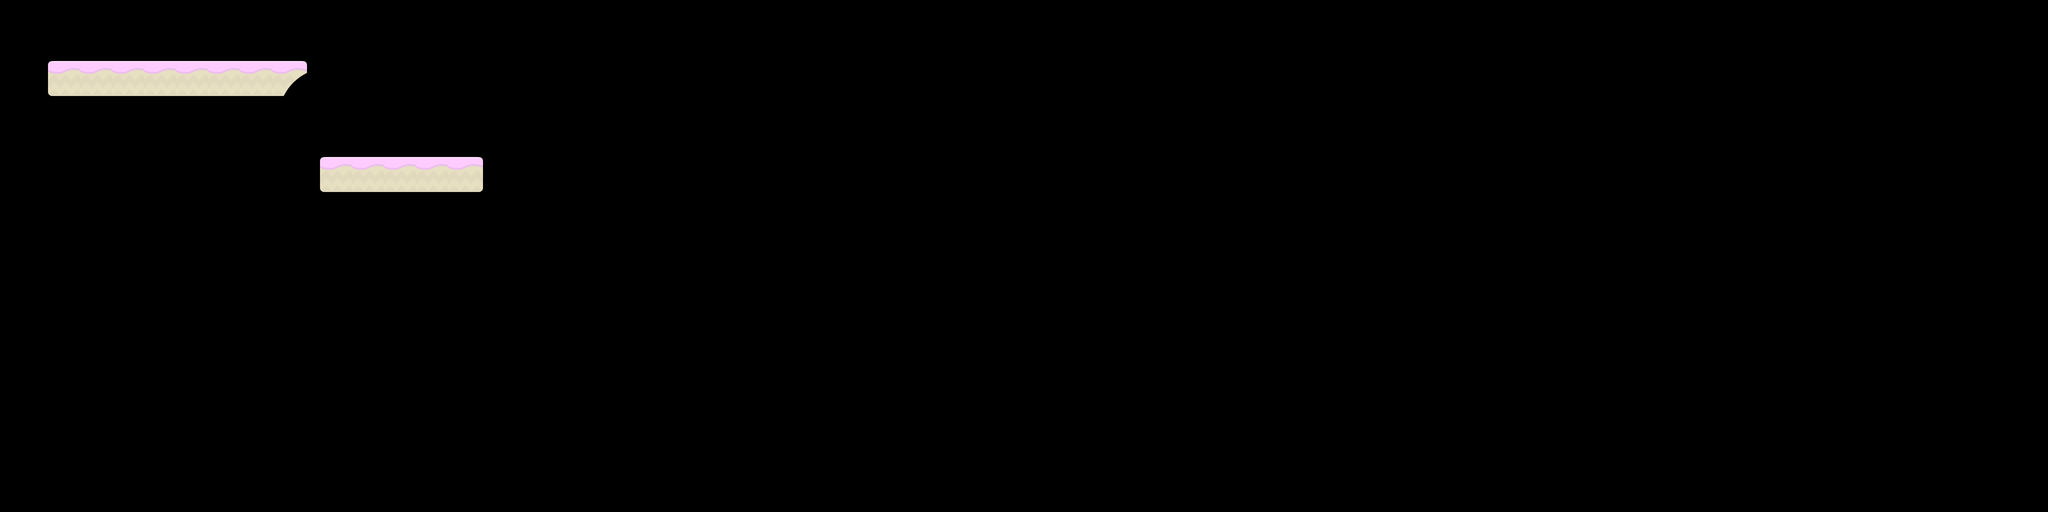

Below is a game level as drawn by its tile map, then a one-line description and the .tmx that defines it (tile-layer data replaced by summaries):
An orthogonal 128x32 tile map with 32x32 px tiles, 1 tile layer (Tile Layer 1), 2 tilesets and 2 objects (2x icecream).

<map version="1.0" orientation="orthogonal" renderorder="right-down" width="128" height="32" tilewidth="32" tileheight="32" nextobjectid="7">
 <tileset firstgid="1" name="sheet" tilewidth="64" tileheight="64" tilecount="105" columns="15">
  <image source="sheet.png" width="980" height="490" />
 </tileset>
 <tileset firstgid="106" name="sheet" tilewidth="70" tileheight="70" tilecount="98" columns="14">
  <image source="sheet.png" width="980" height="490" />
 </tileset>
 <layer name="Tile Layer 1" width="128" height="32">
  <data>[4096 cells, 13 non-empty, 4 distinct tile ids]</data>
 </layer>
 <objectgroup name="Object Layer 1">
  <object id="1" name="cone" type="icecream" gid="191" x="891" y="319" width="70" height="70" />
  <object id="5" name="cream" type="icecream" gid="163" x="889" y="249" width="70" height="70" />
 </objectgroup>
</map>
